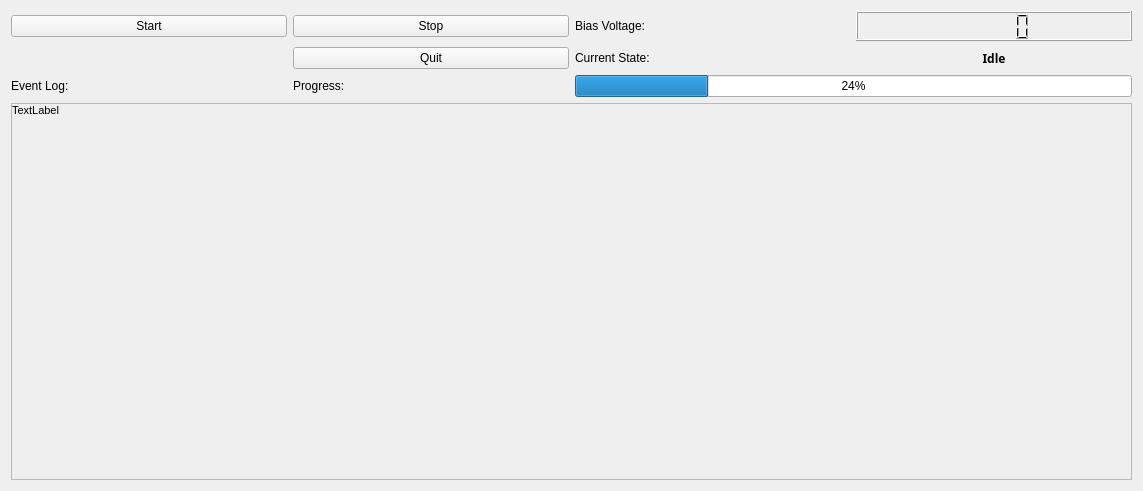
<?xml version="1.0" encoding="UTF-8"?>
<ui version="4.0">
 <class>Start_Stop</class>
 <widget class="QWidget" name="Start_Stop">
  <property name="geometry">
   <rect>
    <x>0</x>
    <y>0</y>
    <width>1143</width>
    <height>491</height>
   </rect>
  </property>
  <property name="windowTitle">
   <string>Form</string>
  </property>
  <layout class="QVBoxLayout" name="verticalLayout">
   <item>
    <layout class="QGridLayout" name="controls_layout">
     <item row="0" column="1">
      <widget class="QPushButton" name="stop_button">
       <property name="text">
        <string>Stop</string>
       </property>
       <property name="icon">
        <iconset resource="../images/svg_resources.qrc">
         <normaloff>:/stop/stop.svg</normaloff>:/stop/stop.svg</iconset>
       </property>
      </widget>
     </item>
     <item row="0" column="3">
      <widget class="QLCDNumber" name="bias_voltage_lcd">
       <property name="minimumSize">
        <size>
         <width>0</width>
         <height>30</height>
        </size>
       </property>
       <property name="maximumSize">
        <size>
         <width>16777215</width>
         <height>30</height>
        </size>
       </property>
       <property name="smallDecimalPoint">
        <bool>false</bool>
       </property>
       <property name="segmentStyle">
        <enum>QLCDNumber::Filled</enum>
       </property>
      </widget>
     </item>
     <item row="1" column="1">
      <widget class="QPushButton" name="quit_button">
       <property name="text">
        <string>Quit</string>
       </property>
      </widget>
     </item>
     <item row="0" column="0">
      <widget class="QPushButton" name="start_button">
       <property name="text">
        <string>Start</string>
       </property>
       <property name="icon">
        <iconset resource="../images/svg_resources.qrc">
         <normaloff>:/play/start.svg</normaloff>:/play/start.svg</iconset>
       </property>
      </widget>
     </item>
     <item row="0" column="2">
      <widget class="QLabel" name="bias_voltage_label">
       <property name="maximumSize">
        <size>
         <width>16777215</width>
         <height>25</height>
        </size>
       </property>
       <property name="text">
        <string>Bias Voltage:</string>
       </property>
      </widget>
     </item>
     <item row="3" column="0" colspan="4">
      <widget class="QScrollArea" name="scrollArea">
       <property name="minimumSize">
        <size>
         <width>0</width>
         <height>300</height>
        </size>
       </property>
       <property name="maximumSize">
        <size>
         <width>16777215</width>
         <height>16777215</height>
        </size>
       </property>
       <property name="sizeAdjustPolicy">
        <enum>QAbstractScrollArea::AdjustToContents</enum>
       </property>
       <property name="widgetResizable">
        <bool>true</bool>
       </property>
       <property name="alignment">
        <set>Qt::AlignLeading|Qt::AlignLeft|Qt::AlignTop</set>
       </property>
       <widget class="QWidget" name="scrollAreaWidgetContents">
        <property name="geometry">
         <rect>
          <x>0</x>
          <y>0</y>
          <width>1121</width>
          <height>377</height>
         </rect>
        </property>
        <layout class="QVBoxLayout" name="verticalLayout_2">
         <property name="spacing">
          <number>0</number>
         </property>
         <property name="leftMargin">
          <number>0</number>
         </property>
         <property name="topMargin">
          <number>0</number>
         </property>
         <property name="rightMargin">
          <number>0</number>
         </property>
         <property name="bottomMargin">
          <number>0</number>
         </property>
         <item>
          <widget class="QLabel" name="event_log">
           <property name="minimumSize">
            <size>
             <width>0</width>
             <height>0</height>
            </size>
           </property>
           <property name="maximumSize">
            <size>
             <width>16777215</width>
             <height>16777215</height>
            </size>
           </property>
           <property name="font">
            <font>
             <pointsize>8</pointsize>
            </font>
           </property>
           <property name="text">
            <string>TextLabel</string>
           </property>
           <property name="textFormat">
            <enum>Qt::RichText</enum>
           </property>
           <property name="alignment">
            <set>Qt::AlignLeading|Qt::AlignLeft|Qt::AlignTop</set>
           </property>
           <property name="wordWrap">
            <bool>true</bool>
           </property>
          </widget>
         </item>
        </layout>
       </widget>
      </widget>
     </item>
     <item row="1" column="2">
      <widget class="QLabel" name="state_label">
       <property name="text">
        <string>Current State:</string>
       </property>
      </widget>
     </item>
     <item row="1" column="3">
      <widget class="QLabel" name="state_indi">
       <property name="font">
        <font>
         <family>Perpetua Titling MT</family>
         <pointsize>9</pointsize>
         <weight>75</weight>
         <bold>true</bold>
         <kerning>true</kerning>
        </font>
       </property>
       <property name="text">
        <string>Idle</string>
       </property>
       <property name="alignment">
        <set>Qt::AlignCenter</set>
       </property>
      </widget>
     </item>
     <item row="2" column="0">
      <widget class="QLabel" name="event_log_label">
       <property name="text">
        <string>Event Log:</string>
       </property>
      </widget>
     </item>
     <item row="2" column="1">
      <widget class="QLabel" name="progress_label">
       <property name="text">
        <string>Progress:</string>
       </property>
      </widget>
     </item>
     <item row="2" column="2" colspan="2">
      <widget class="QProgressBar" name="progressBar">
       <property name="value">
        <number>24</number>
       </property>
      </widget>
     </item>
    </layout>
   </item>
  </layout>
 </widget>
 <resources>
  <include location="../images/svg_resources.qrc"/>
 </resources>
 <connections/>
</ui>
